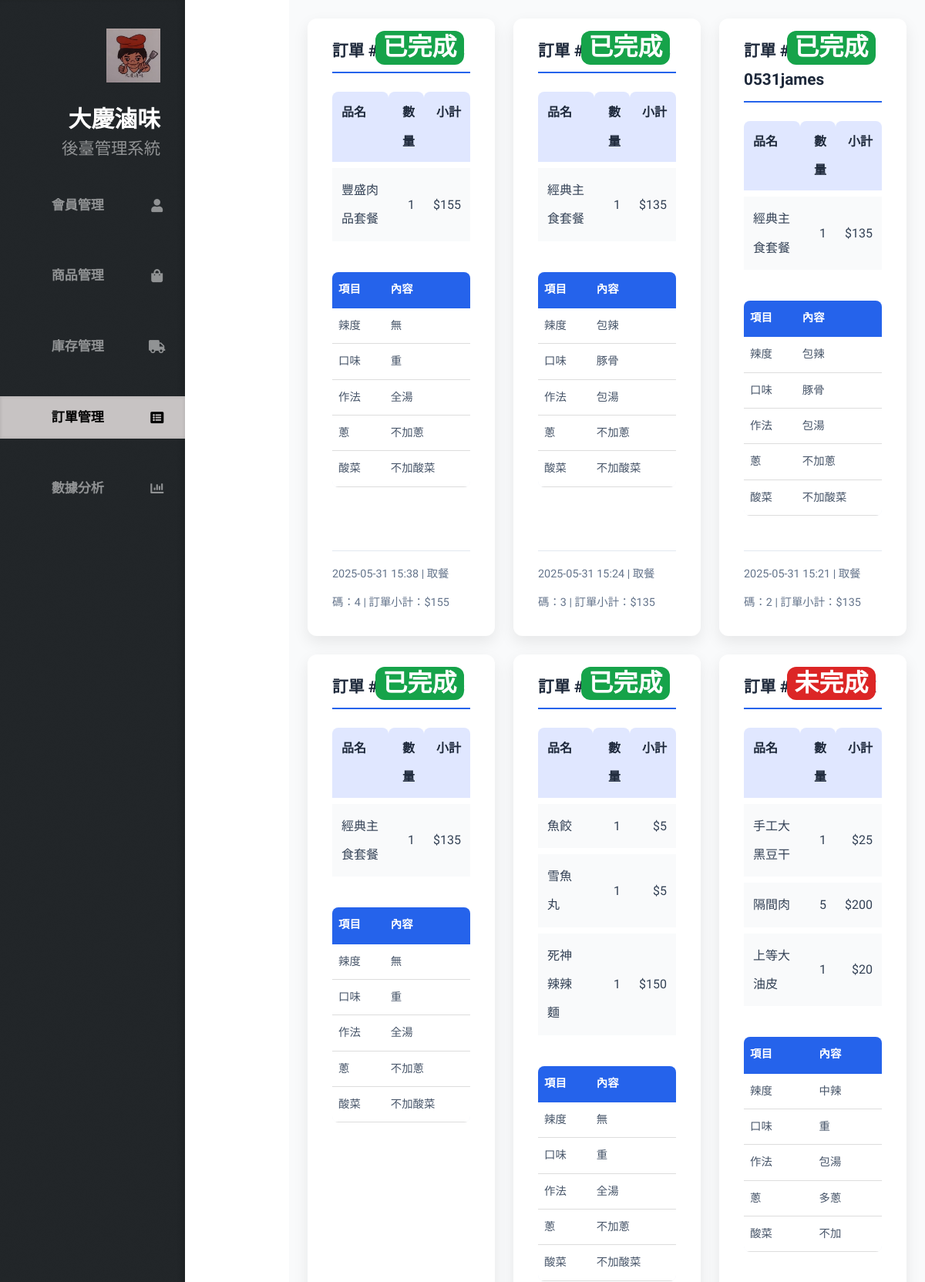
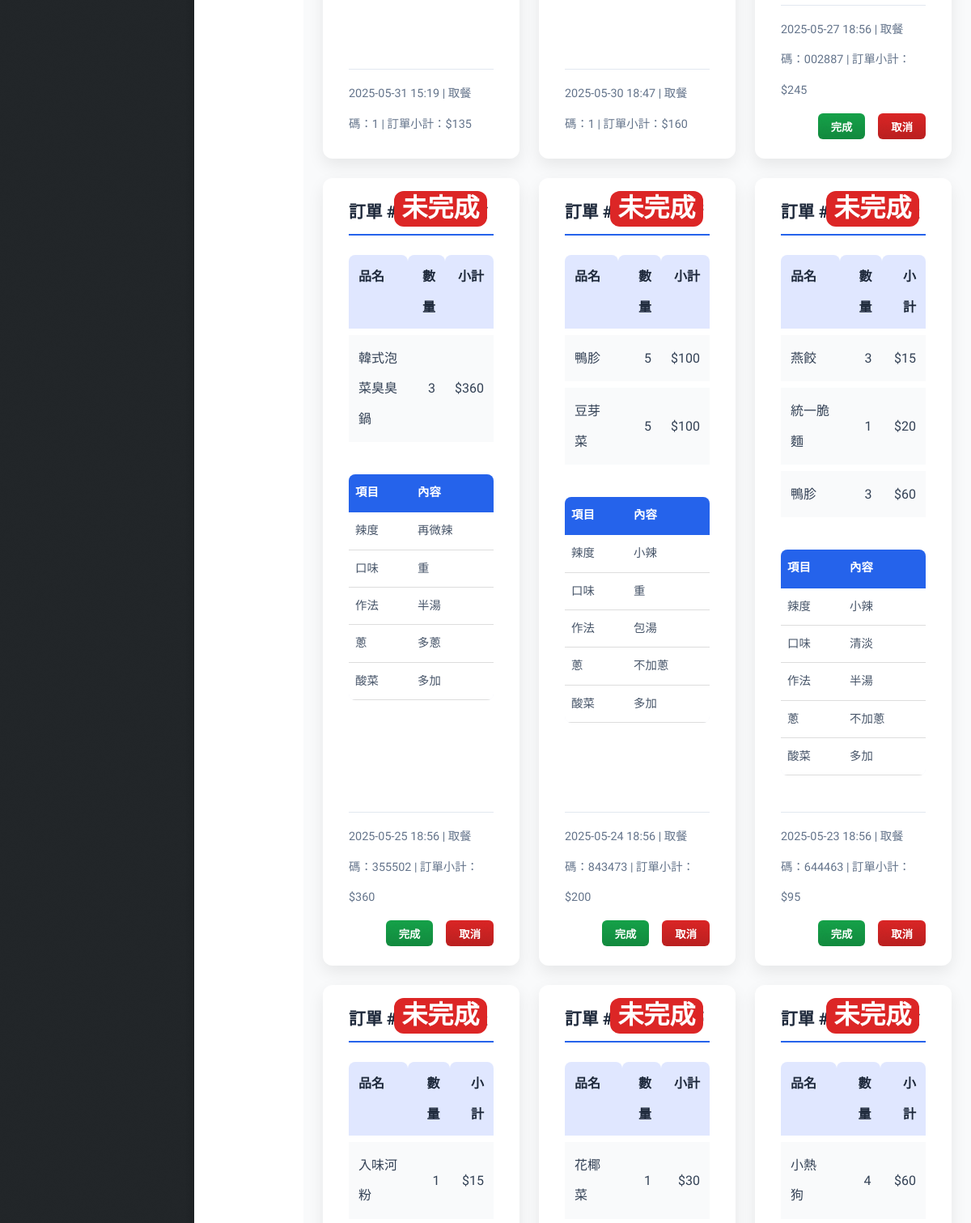
Page /Backstage/order_history.php (signed in, upper part) on the committed database (2 pictures, top to bottom).
### tables this page shows
CREATE TABLE `order` (
  `Order_ID` int(11) NOT NULL COMMENT '訂單 ID',
  `Customer_ID` int(11) DEFAULT NULL COMMENT '顧客 ID (外鍵)',
  `Order_Date` datetime DEFAULT NULL COMMENT '訂購日期',
  `Order_exit` tinyint(4) DEFAULT NULL COMMENT '訂單是否已完成 (0=否, 1=是)',
  `Pickup_Code` varchar(10) DEFAULT NULL COMMENT '取餐編號',
  `Order_Remark` text DEFAULT NULL COMMENT '訂單備註，包含辣度、口味、作法及配料等自定義選項'
);

CREATE TABLE `customer` (
  `Customer_ID` int(11) NOT NULL COMMENT '顧客 ID',
  `Customer_name` varchar(100) DEFAULT NULL COMMENT '顧客姓名',
  `Customer_mail` varchar(100) DEFAULT NULL COMMENT '顧客電子郵件',
  `Customer_phone` varchar(20) DEFAULT NULL COMMENT '顧客電話'
);

CREATE TABLE `menu` (
  `Menu_ID` int(11) NOT NULL,
  `Product_ID` int(11) DEFAULT NULL COMMENT '產品 ID (外鍵)',
  `Menu_name` varchar(100) DEFAULT NULL COMMENT '品項名稱',
  `sell_price` int(11) DEFAULT NULL COMMENT '售價',
  `category` varchar(50) DEFAULT NULL COMMENT '分類',
  `is_available` tinyint(4) NOT NULL DEFAULT 1 COMMENT '是否上架 (0: 否, 1: 是)	',
  `pic` varchar(255) DEFAULT NULL COMMENT '菜品圖片'
);

CREATE TABLE `order_item` (
  `Item_ID` int(11) NOT NULL COMMENT '訂單項目 ID',
  `Menu_ID` int(11) NOT NULL COMMENT '菜單品項 ID (外鍵)',
  `Order_ID` int(11) DEFAULT NULL COMMENT '訂單 ID (外鍵)',
  `quantity` int(11) DEFAULT NULL COMMENT '數量',
  `unit_price` int(11) DEFAULT NULL COMMENT '單價'
);

### Backstage/order_history.php (the view, shortened to what this page needs)
<!DOCTYPE HTML>
<html>
<head>
  <link rel="stylesheet" href="assets/css/main.css" />
  <link rel="stylesheet" href="assets/css/ordersa.css" />
  <link rel="stylesheet" href="https://cdn.jsdelivr.net/npm/sweetalert2@11.0.18/dist/sweetalert2.min.css">
</head>
<body class="is-preload">
  <div id="header">
    <div class="top">
        <div id="logo">
            <div class="image">
                <span class="image avatar48"><img src="images/LOGOS.jpg" alt="" /></span>
            </div>
            <div class="content">
                <h1 id="title">大慶滷味</h1>
                <p>後臺管理系統</p>
            </div>
        </div>
      <nav id="nav">
        <ul>
          <li><a href="index.php" id="top-link" data-username="<?php echo $_SESSION['username']; ?>"><span class="icon solid fa-user">會員管理</span></a></li>
          <li><a href="commodity.php" id="portfolio-link" data-username="<?php echo $_SESSION['username']; ?>"><span class="icon solid fa-shopping-bag">商品管理</span></a></li>
          <li><a href="commrid.php" id="porrid-link" data-username="<?php echo $_SESSION['username']; ?>"><span class="icon solid fa-truck">庫存管理</span></a></li>
          <li><a href="order_history.php" id="about-link"><span class="icon solid fa-list-alt" style="color: #000;">訂單管理</span></a></li>
          <li><a href="dataanalysis.php" id="contact-link" data-username="<?php echo $_SESSION['username']; ?>"><span class="icon solid fa-chart-bar">數據分析</span></a></li>
        </ul>
      </nav>
    </div>
  </div>
  <?php
  function format_price($price) {
      if (floor($price) == $price) {
          return number_format($price, 0);
      } else {
          return number_format($price, 2);
      }
  }
  ?>
  <div id="mains">
    <?php
      include("db_connection.php");
      $sql = "
        SELECT
          o.Order_ID,
          o.Order_Date,
          o.Pickup_Code,
          o.Order_Remark,
          o.Order_exit,       -- 新增此欄
          c.Customer_name,
          oi.quantity,
          oi.unit_price,
          m.Menu_name
        FROM `order` o
        JOIN customer c    ON o.Customer_ID = c.Customer_ID
        JOIN order_item oi ON o.Order_ID    = oi.Order_ID
        JOIN menu m        ON oi.Menu_ID     = m.Menu_ID
        ORDER BY o.Order_Date DESC, o.Order_ID, oi.Item_ID
      ";
      $res = $conn->query($sql);
      $orders = [];
      while ($row = $res->fetch_assoc()) {
        $id = $row['Order_ID'];
          if (!isset($orders[$id])) {
            $orders[$id] = [
              'date'    => $row['Order_Date'],
              'code'    => $row['Pickup_Code'],
              'customer'=> $row['Customer_name'],
              'remark'  => $row['Order_Remark'],
              'exit'    => $row['Order_exit'],
              'items'   => [],
              'subtotal'=> 0
            ];
          }
        $itemTotal = $row['quantity'] * $row['unit_price'];
        $orders[$id]['items'][] = [
          'name'  => $row['Menu_name'],
          'qty'   => $row['quantity'],
          'total' => $itemTotal
        ];
        $orders[$id]['subtotal'] += $itemTotal;
      }
      foreach ($orders as $orderId => $o) {
        echo '<div class="card">';
        echo '<div class="card-header">';
        echo '訂單 #' . htmlspecialchars($orderId) . ' — ' . htmlspecialchars($o['customer']);
        if ($o['exit'] == 1) {
          echo '<span class="order-status completed">已完成</span>';
        } else {
          echo '<span class="order-status pending">未完成</span>';
        }
        echo '</div>';
        echo '<div class="card-body">';
        echo '<table class="items-table">';
        echo '<thead><tr><th>品名</th><th style="text-align:right;">數量</th><th style="text-align:right;">小計</th></tr></thead>';
        echo '<tbody>';
          foreach ($o['items'] as $item) {
            echo '<tr>';
            echo '<td>' . htmlspecialchars($item['name']) . '</td>';
            echo '<td style="text-align:right;">' . intval($item['qty']) . '</td>';
            echo '<td style="text-align:right;">$' . format_price($item['total']) . '</td>';
            echo '</tr>';
          }
          echo '</tbody></table>';
          if (!empty($o['remark'])) {
            $remarkArr = array_map('trim', explode(',', $o['remark']));
            echo '<table class="remark-table" style="width:100%; border-collapse: collapse; margin-top: 10px;">';
            echo '<thead><tr><th style="text-align:left; padding:4px 8px; border-bottom: 2px solid #2563eb;">項目</th><th style="text-align:left; padding:4px 8px; border-bottom: 2px solid #2563eb;">內容</th></tr></thead>';
            echo '<tbody>';
            foreach ($remarkArr as $line) {
              $parts = explode(':', $line, 2);
              if (count($parts) == 2) {
                $key = htmlspecialchars(trim($parts[0]));
                $val = htmlspecialchars(trim($parts[1]));
                echo "<tr>";
                echo "<td style='padding:4px 8px; border-bottom: 1px solid #ddd;'>$key</td>";
                echo "<td style='padding:4px 8px; border-bottom: 1px solid #ddd;'>$val</td>";
                echo "</tr>";
              }
            }
            echo '</tbody></table>';
          }
          echo '</div>';
          echo '<div class="card-footer">'
            . date('Y-m-d H:i', strtotime($o['date']))
            . ' | 取餐碼：' . htmlspecialchars($o['code'])
            . ' | 訂單小計：$' . format_price($o['subtotal'])
            . '</div>';
            if ($o['exit'] != 1) {
                echo '<div class="card-actions">';
                echo '<button class="btn-complete" data-orderid="' . $orderId . '">完成</button>';
                echo '<button class="btn-cancel" data-orderid="' . $orderId . '">取消</button>';
                echo '</div>';
            }
        echo '</div>';
      }
    ?>
  </div>
</body>
</html>

### Backstage/assets/css/ordersa.css (style rules this page uses)
#about-link { background: rgb(199, 195, 195); box-shadow: inset 0 0 0.25em 0 rgba(0, 0, 0, 0.125); }
#mains { display: grid; grid-template-columns: repeat(3, 1fr); gap: 1.5rem; padding: 1.5rem; background-color: #f9fafb; margin-left: 375px; }
.card { background: #ffffff; border-radius: 12px; box-shadow: 0 8px 20px rgba(0,0,0,0.08); padding: 1.5rem 2rem; display: flex; flex-direction: column; justify-content: space-between; transition: transform 0.3s ease, box-shadow 0.3s ease; cursor: default; }
.card-header { position: relative; font-size: 1.3rem; font-weight: 700; color: #1e293b; margin-bottom: 1rem; border-bottom: 2px solid #2563eb; padding-bottom: 0.5rem; }
.order-status { position: absolute; top: -0.5rem; right: 0.5rem; font-size: 2rem; font-weight: 700; padding: 0.2rem 0.6rem; border-radius: 12px; color: white; user-select: none; }
.order-status.completed { background-color: #16a34a; }
.order-status.pending { background-color: #dc2626; }
.card-header { font-size: 1.3rem; font-weight: 700; color: #1e293b; margin-bottom: 1rem; border-bottom: 2px solid #2563eb; padding-bottom: 0.5rem; }
.card-body { flex: 1; margin-bottom: 1rem; font-size: 1rem; color: #334155; }
.items-table { width: 100%; border-collapse: separate; border-spacing: 0 8px; font-size: 1rem; color: #334155; }
.items-table thead th { padding: 8px 12px; font-weight: 700; background-color: #e0e7ff; color: #1e293b; text-align: left; border-radius: 8px 8px 0 0; }
.items-table tbody tr { background-color: #f9fafb; transition: background-color 0.25s ease; border-radius: 6px; }
.items-table tbody td { padding: 10px 12px; vertical-align: middle; }
.items-table tbody td:nth-child(2), .items-table tbody td:nth-child(3) { text-align: right; }
.card-actions { margin-top: 10px; display: flex; gap: 1rem; justify-content: flex-end; }
.card-actions button { padding: 0.4rem 1rem; border: none; border-radius: 6px; font-weight: 600; cursor: pointer; transition: background-color 0.3s ease; color: white; }
.btn-complete { background-color: #16a34a; }
.btn-cancel { background-color: #dc2626; }
.card-footer { font-size: 0.9rem; color: #64748b; border-top: 1px solid #e2e8f0; padding-top: 0.7rem; display: flex; justify-content: space-between; flex-wrap: wrap; gap: 0.3rem; }
.remark-table { font-size: 0.9rem; color: #475569; background: #f9fafb; border-radius: 8px; box-shadow: inset 0 0 5px rgba(37, 99, 235, 0.1); overflow: hidden; }
.remark-table th { background-color: #2563eb; color: white; font-weight: 600; }
.remark-table td { background-color: white; }

### rows in the picture
order: orderId "39", Customer_ID.Customer_name "James", shows "已完成", menu.Menu_name "豐盛肉品套餐", qty "1", order_item.unit_price "155", Order_Remark "辣度", Order_Remark "無", Order_Remark "口味", Order_Remark "重", Order_Remark "作法", Order_Remark "全湯", Order_Remark "蔥", Order_Remark "不加蔥", Order_Remark "酸菜", Order_Remark "不加酸菜", Order_Date "2025-05-31 15:38", Pickup_Code "4"
order: orderId "38", Customer_ID.Customer_name "James", shows "已完成", name "經典主食套餐", qty "1", total "135", Order_Remark "辣度", Order_Remark "包辣", Order_Remark "口味", Order_Remark "豚骨", Order_Remark "作法", Order_Remark "包湯", Order_Remark "蔥", Order_Remark "不加蔥", Order_Remark "酸菜", Order_Remark "不加酸菜", Order_Date "2025-05-31 15:24", Pickup_Code "3", order_item.unit_price "135"
order: orderId "37", Customer_ID.Customer_name "0531james", shows "已完成", name "經典主食套餐", qty "1", total "135", Order_Remark "辣度", Order_Remark "包辣", Order_Remark "口味", Order_Remark "豚骨", Order_Remark "作法", Order_Remark "包湯", Order_Remark "蔥", Order_Remark "不加蔥", Order_Remark "酸菜", Order_Remark "不加酸菜", Order_Date "2025-05-31 15:21", Pickup_Code "2", order_item.unit_price "135"
order: orderId "36", Customer_ID.Customer_name "James", shows "已完成", name "經典主食套餐", qty "1", total "135", Order_Remark "辣度", Order_Remark "無", Order_Remark "口味", Order_Remark "重", Order_Remark "作法", Order_Remark "全湯", Order_Remark "蔥", Order_Remark "不加蔥", Order_Remark "酸菜", Order_Remark "不加酸菜", Order_Date "2025-05-31 15:19", Pickup_Code "1", order_item.unit_price "135"
order: menu.Menu_name "魚餃", qty "1", order_item.unit_price "5", menu.Menu_name "雪魚丸", menu.Menu_name "死神辣辣麵", order_item.unit_price "150"
order: menu.Menu_name "手工大黑豆干", order_item.quantity "1", order_item.unit_price "25", menu.Menu_name "隔間肉", order_item.quantity "5", total "200", menu.Menu_name "上等大油皮", order_item.unit_price "20"
order: orderId "13", Customer_ID.Customer_name "廖琮瀚", Order_exit "未完成", menu.Menu_name "韓式泡菜臭臭鍋", order_item.quantity "3", total "360", Order_Remark "辣度", Order_Remark "再微辣", Order_Remark "口味", Order_Remark "重", Order_Remark "作法", Order_Remark "半湯", Order_Remark "蔥", Order_Remark "多蔥", Order_Remark "酸菜", Order_Remark "多加", Order_Date "2025-05-25 18:56", Pickup_Code "355502", subtotal "360"
order: menu.Menu_name "鴨胗", order_item.quantity "5", total "100", menu.Menu_name "豆芽菜"
order: menu.Menu_name "燕餃", order_item.quantity "3", total "15", menu.Menu_name "統一脆麵", order_item.quantity "1", order_item.unit_price "20", menu.Menu_name "鴨胗", total "60"
order: orderId "10", Customer_ID.Customer_name "吳宗憲", Order_exit "未完成", menu.Menu_name "入味河粉", order_item.quantity "1", order_item.unit_price "15"
order: menu.Menu_name "花椰菜", order_item.quantity "1", order_item.unit_price "30"
order: orderId "11", Customer_ID.Customer_name "廖琮瀚", Order_exit "未完成", menu.Menu_name "小熱狗", order_item.quantity "4", total "60"

### other values in the picture
$orderId "9"
$o['customer'] "廖琮瀚"
$key "辣度"
$val "無"
$key "口味"
$val "重"
$key "作法"
$val "全湯"
$key "蔥"
$val "不加蔥"
$key "酸菜"
$val "不加酸菜"
date('Y-m-d H:i', strtotime($o['date'])) "2025-05-30 18:47"
$o['code'] "1"
format_price($o['subtotal']) "160"
